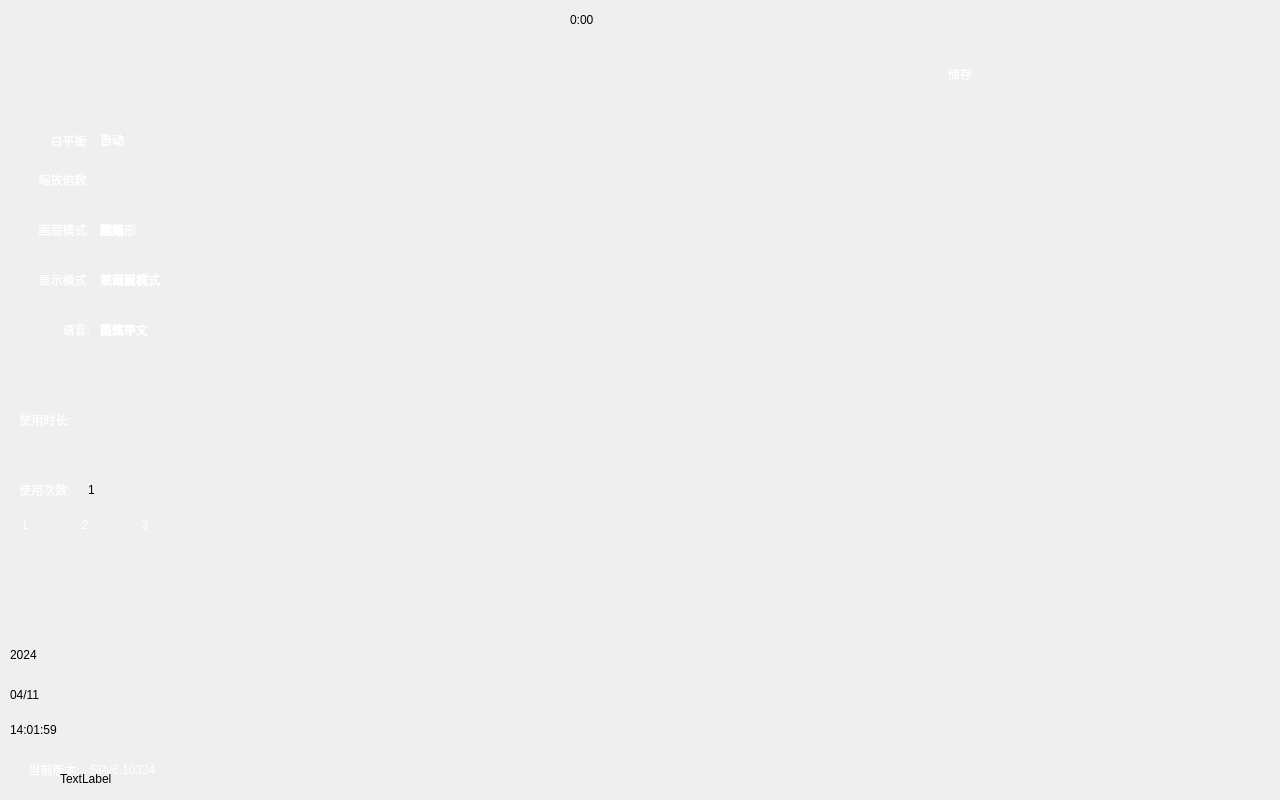
<?xml version="1.0" encoding="UTF-8"?>
<ui version="4.0">
 <class>control_interface</class>
 <widget class="QWidget" name="control_interface">
  <property name="geometry">
   <rect>
    <x>0</x>
    <y>0</y>
    <width>1280</width>
    <height>800</height>
   </rect>
  </property>
  <property name="windowTitle">
   <string>Form</string>
  </property>
  <property name="styleSheet">
   <string notr="true"/>
  </property>
  <widget class="Label_awb" name="label_awb">
   <property name="geometry">
    <rect>
     <x>1120</x>
     <y>0</y>
     <width>160</width>
     <height>80</height>
    </rect>
   </property>
   <property name="styleSheet">
    <string notr="true">background-image: url(:/tu/AWB.png);</string>
   </property>
   <property name="text">
    <string/>
   </property>
  </widget>
  <widget class="Label_freeze" name="label_freeze">
   <property name="geometry">
    <rect>
     <x>1120</x>
     <y>80</y>
     <width>160</width>
     <height>80</height>
    </rect>
   </property>
   <property name="styleSheet">
    <string notr="true">border-image: url(:/tu/Freeze/freeze.png);</string>
   </property>
   <property name="text">
    <string/>
   </property>
  </widget>
  <widget class="Label_photograph" name="label_photograph">
   <property name="geometry">
    <rect>
     <x>1120</x>
     <y>240</y>
     <width>160</width>
     <height>80</height>
    </rect>
   </property>
   <property name="styleSheet">
    <string notr="true">border-image: url(:/tu/takephoto.png);</string>
   </property>
   <property name="text">
    <string/>
   </property>
  </widget>
  <widget class="Label_videoint" name="label_video">
   <property name="geometry">
    <rect>
     <x>1120</x>
     <y>320</y>
     <width>160</width>
     <height>80</height>
    </rect>
   </property>
   <property name="styleSheet">
    <string notr="true">background-image: url(:/tu/rec.png);</string>
   </property>
   <property name="text">
    <string/>
   </property>
  </widget>
  <widget class="Label_ae" name="label_ae">
   <property name="geometry">
    <rect>
     <x>1120</x>
     <y>400</y>
     <width>160</width>
     <height>80</height>
    </rect>
   </property>
   <property name="styleSheet">
    <string notr="true">border-image: url(:/tu/AE/AE1.png);</string>
   </property>
   <property name="text">
    <string/>
   </property>
  </widget>
  <widget class="Label_led" name="label_led">
   <property name="geometry">
    <rect>
     <x>1120</x>
     <y>560</y>
     <width>160</width>
     <height>80</height>
    </rect>
   </property>
   <property name="styleSheet">
    <string notr="true">border-image: url(:/tu/LED/LED1.png);</string>
   </property>
   <property name="text">
    <string/>
   </property>
  </widget>
  <widget class="Label_interface" name="label_interface">
   <property name="geometry">
    <rect>
     <x>1120</x>
     <y>720</y>
     <width>160</width>
     <height>80</height>
    </rect>
   </property>
   <property name="styleSheet">
    <string notr="true">background-image: url(:/tu/maininterface.png);</string>
   </property>
   <property name="text">
    <string/>
   </property>
  </widget>
  <widget class="QLabel" name="label_versions">
   <property name="geometry">
    <rect>
     <x>10</x>
     <y>750</y>
     <width>70</width>
     <height>40</height>
    </rect>
   </property>
   <property name="styleSheet">
    <string notr="true">color: rgb(255, 255, 255);</string>
   </property>
   <property name="text">
    <string>当前版本:</string>
   </property>
   <property name="alignment">
    <set>Qt::AlignRight|Qt::AlignTrailing|Qt::AlignVCenter</set>
   </property>
  </widget>
  <widget class="QLabel" name="label_times">
   <property name="geometry">
    <rect>
     <x>10</x>
     <y>720</y>
     <width>80</width>
     <height>19</height>
    </rect>
   </property>
   <property name="styleSheet">
    <string notr="true"/>
   </property>
   <property name="text">
    <string>14:01:59</string>
   </property>
  </widget>
  <widget class="QLabel" name="label_month_day">
   <property name="geometry">
    <rect>
     <x>10</x>
     <y>680</y>
     <width>90</width>
     <height>30</height>
    </rect>
   </property>
   <property name="styleSheet">
    <string notr="true"/>
   </property>
   <property name="text">
    <string>04/11</string>
   </property>
  </widget>
  <widget class="QLabel" name="label_years">
   <property name="geometry">
    <rect>
     <x>10</x>
     <y>640</y>
     <width>78</width>
     <height>30</height>
    </rect>
   </property>
   <property name="styleSheet">
    <string notr="true"/>
   </property>
   <property name="text">
    <string>2024</string>
   </property>
  </widget>
  <widget class="QLabel" name="labelw_awb">
   <property name="geometry">
    <rect>
     <x>-1</x>
     <y>115</y>
     <width>91</width>
     <height>51</height>
    </rect>
   </property>
   <property name="styleSheet">
    <string notr="true">color: rgb(255, 255, 255);</string>
   </property>
   <property name="text">
    <string>白平衡:</string>
   </property>
   <property name="alignment">
    <set>Qt::AlignRight|Qt::AlignTrailing|Qt::AlignVCenter</set>
   </property>
  </widget>
  <widget class="QLabel" name="labelw_zoom">
   <property name="geometry">
    <rect>
     <x>9</x>
     <y>170</y>
     <width>81</width>
     <height>20</height>
    </rect>
   </property>
   <property name="styleSheet">
    <string notr="true">color: rgb(255, 255, 255);</string>
   </property>
   <property name="text">
    <string>缩放倍数:</string>
   </property>
   <property name="alignment">
    <set>Qt::AlignRight|Qt::AlignTrailing|Qt::AlignVCenter</set>
   </property>
  </widget>
  <widget class="QLabel" name="label_atom">
   <property name="geometry">
    <rect>
     <x>100</x>
     <y>130</y>
     <width>50</width>
     <height>20</height>
    </rect>
   </property>
   <property name="styleSheet">
    <string notr="true">color: rgb(255, 255, 255);</string>
   </property>
   <property name="text">
    <string>手动</string>
   </property>
  </widget>
  <widget class="QLabel" name="labelw_picture">
   <property name="geometry">
    <rect>
     <x>9</x>
     <y>210</y>
     <width>81</width>
     <height>40</height>
    </rect>
   </property>
   <property name="styleSheet">
    <string notr="true">color: rgb(255, 255, 255);</string>
   </property>
   <property name="text">
    <string>画面模式:</string>
   </property>
   <property name="alignment">
    <set>Qt::AlignRight|Qt::AlignTrailing|Qt::AlignVCenter</set>
   </property>
  </widget>
  <widget class="Label_picture_mode" name="label_picture_mode">
   <property name="geometry">
    <rect>
     <x>90</x>
     <y>220</y>
     <width>65</width>
     <height>30</height>
    </rect>
   </property>
   <property name="styleSheet">
    <string notr="true"/>
   </property>
   <property name="text">
    <string/>
   </property>
  </widget>
  <widget class="QLabel" name="labelw_show">
   <property name="geometry">
    <rect>
     <x>10</x>
     <y>260</y>
     <width>80</width>
     <height>40</height>
    </rect>
   </property>
   <property name="styleSheet">
    <string notr="true">color: rgb(255, 255, 255);</string>
   </property>
   <property name="text">
    <string>显示模式:</string>
   </property>
   <property name="alignment">
    <set>Qt::AlignRight|Qt::AlignTrailing|Qt::AlignVCenter</set>
   </property>
  </widget>
  <widget class="Label_display_mode" name="label_display_mode">
   <property name="geometry">
    <rect>
     <x>100</x>
     <y>270</y>
     <width>70</width>
     <height>30</height>
    </rect>
   </property>
   <property name="styleSheet">
    <string notr="true"/>
   </property>
   <property name="text">
    <string/>
   </property>
  </widget>
  <widget class="QLabel" name="labelw_language">
   <property name="geometry">
    <rect>
     <x>10</x>
     <y>320</y>
     <width>80</width>
     <height>20</height>
    </rect>
   </property>
   <property name="styleSheet">
    <string notr="true">color: rgb(255, 255, 255);</string>
   </property>
   <property name="text">
    <string>语言:</string>
   </property>
   <property name="alignment">
    <set>Qt::AlignRight|Qt::AlignTrailing|Qt::AlignVCenter</set>
   </property>
  </widget>
  <widget class="QLabel" name="label_language_c">
   <property name="geometry">
    <rect>
     <x>100</x>
     <y>320</y>
     <width>65</width>
     <height>20</height>
    </rect>
   </property>
   <property name="styleSheet">
    <string notr="true">color: rgb(255, 255, 255);</string>
   </property>
   <property name="text">
    <string>简体中文</string>
   </property>
  </widget>
  <widget class="QLabel" name="labelw_time">
   <property name="geometry">
    <rect>
     <x>10</x>
     <y>400</y>
     <width>70</width>
     <height>40</height>
    </rect>
   </property>
   <property name="styleSheet">
    <string notr="true">color: rgb(255, 255, 255);</string>
   </property>
   <property name="text">
    <string>使用时长:</string>
   </property>
   <property name="alignment">
    <set>Qt::AlignCenter</set>
   </property>
  </widget>
  <widget class="QLabel" name="label_timenum">
   <property name="geometry">
    <rect>
     <x>10</x>
     <y>440</y>
     <width>140</width>
     <height>30</height>
    </rect>
   </property>
   <property name="layoutDirection">
    <enum>Qt::RightToLeft</enum>
   </property>
   <property name="styleSheet">
    <string notr="true"/>
   </property>
   <property name="text">
    <string/>
   </property>
  </widget>
  <widget class="QLabel" name="labelw_number">
   <property name="geometry">
    <rect>
     <x>10</x>
     <y>470</y>
     <width>70</width>
     <height>40</height>
    </rect>
   </property>
   <property name="styleSheet">
    <string notr="true">color: rgb(255, 255, 255);</string>
   </property>
   <property name="text">
    <string>使用次数:</string>
   </property>
   <property name="alignment">
    <set>Qt::AlignCenter</set>
   </property>
  </widget>
  <widget class="QLabel" name="label_use_num">
   <property name="geometry">
    <rect>
     <x>88</x>
     <y>470</y>
     <width>70</width>
     <height>40</height>
    </rect>
   </property>
   <property name="layoutDirection">
    <enum>Qt::RightToLeft</enum>
   </property>
   <property name="styleSheet">
    <string notr="true"/>
   </property>
   <property name="text">
    <string>1</string>
   </property>
  </widget>
  <widget class="QLabel" name="label_b">
   <property name="geometry">
    <rect>
     <x>0</x>
     <y>0</y>
     <width>1280</width>
     <height>800</height>
    </rect>
   </property>
   <property name="styleSheet">
    <string notr="true">background-image: url(:/tu/square.png);</string>
   </property>
   <property name="text">
    <string/>
   </property>
   <property name="alignment">
    <set>Qt::AlignBottom|Qt::AlignLeading|Qt::AlignLeft</set>
   </property>
  </widget>
  <widget class="Label_custom1" name="label_custom1">
   <property name="geometry">
    <rect>
     <x>120</x>
     <y>530</y>
     <width>50</width>
     <height>70</height>
    </rect>
   </property>
   <property name="styleSheet">
    <string notr="true">image: url(:/tu/nofunc.png);</string>
   </property>
   <property name="text">
    <string/>
   </property>
  </widget>
  <widget class="Label_custom2" name="label_custom2">
   <property name="geometry">
    <rect>
     <x>60</x>
     <y>530</y>
     <width>50</width>
     <height>70</height>
    </rect>
   </property>
   <property name="styleSheet">
    <string notr="true">image: url(:/tu/nofunc.png);</string>
   </property>
   <property name="text">
    <string/>
   </property>
  </widget>
  <widget class="Label_custom3" name="label_custom3">
   <property name="geometry">
    <rect>
     <x>0</x>
     <y>530</y>
     <width>50</width>
     <height>70</height>
    </rect>
   </property>
   <property name="styleSheet">
    <string notr="true">image: url(:/tu/nofunc.png);</string>
   </property>
   <property name="text">
    <string/>
   </property>
  </widget>
  <widget class="Label_pump" name="label_pump">
   <property name="geometry">
    <rect>
     <x>1120</x>
     <y>640</y>
     <width>160</width>
     <height>80</height>
    </rect>
   </property>
   <property name="styleSheet">
    <string notr="true">border-image: url(:/tu/Pump/pump0.png);</string>
   </property>
   <property name="text">
    <string/>
   </property>
  </widget>
  <widget class="Label_rotate" name="label_rotate">
   <property name="geometry">
    <rect>
     <x>1120</x>
     <y>160</y>
     <width>160</width>
     <height>80</height>
    </rect>
   </property>
   <property name="styleSheet">
    <string notr="true">border-image: url(:/tu/Rotate/rotate0.png);</string>
   </property>
   <property name="text">
    <string/>
   </property>
  </widget>
  <widget class="Label_store" name="label_store">
   <property name="geometry">
    <rect>
     <x>880</x>
     <y>30</y>
     <width>160</width>
     <height>87</height>
    </rect>
   </property>
   <property name="styleSheet">
    <string notr="true">color: rgb(255, 255, 255);</string>
   </property>
   <property name="text">
    <string>储存</string>
   </property>
   <property name="alignment">
    <set>Qt::AlignCenter</set>
   </property>
  </widget>
  <widget class="Label_frames" name="label_frames">
   <property name="geometry">
    <rect>
     <x>190</x>
     <y>500</y>
     <width>280</width>
     <height>280</height>
    </rect>
   </property>
   <property name="styleSheet">
    <string notr="true"/>
   </property>
   <property name="text">
    <string/>
   </property>
  </widget>
  <widget class="QLabel" name="label_time">
   <property name="geometry">
    <rect>
     <x>570</x>
     <y>5</y>
     <width>140</width>
     <height>30</height>
    </rect>
   </property>
   <property name="text">
    <string>0:00</string>
   </property>
  </widget>
  <widget class="Label_screen_left" name="label_screen_left">
   <property name="geometry">
    <rect>
     <x>185</x>
     <y>30</y>
     <width>425</width>
     <height>395</height>
    </rect>
   </property>
   <property name="styleSheet">
    <string notr="true"/>
   </property>
   <property name="text">
    <string/>
   </property>
  </widget>
  <widget class="Label_screen_right" name="label_screen_right">
   <property name="geometry">
    <rect>
     <x>660</x>
     <y>30</y>
     <width>425</width>
     <height>395</height>
    </rect>
   </property>
   <property name="styleSheet">
    <string notr="true"/>
   </property>
   <property name="text">
    <string/>
   </property>
  </widget>
  <widget class="QLabel" name="label_mtoa">
   <property name="geometry">
    <rect>
     <x>100</x>
     <y>130</y>
     <width>50</width>
     <height>20</height>
    </rect>
   </property>
   <property name="styleSheet">
    <string notr="true">color: rgb(255, 255, 255);</string>
   </property>
   <property name="text">
    <string>自动</string>
   </property>
  </widget>
  <widget class="QLabel" name="label_picture_1">
   <property name="geometry">
    <rect>
     <x>100</x>
     <y>220</y>
     <width>65</width>
     <height>20</height>
    </rect>
   </property>
   <property name="styleSheet">
    <string notr="true">color: rgb(255, 255, 255);</string>
   </property>
   <property name="text">
    <string>初始</string>
   </property>
  </widget>
  <widget class="QLabel" name="label_picture_2">
   <property name="geometry">
    <rect>
     <x>100</x>
     <y>220</y>
     <width>65</width>
     <height>20</height>
    </rect>
   </property>
   <property name="styleSheet">
    <string notr="true">color: rgb(255, 255, 255);</string>
   </property>
   <property name="text">
    <string>圆形</string>
   </property>
  </widget>
  <widget class="QLabel" name="label_picture_3">
   <property name="geometry">
    <rect>
     <x>100</x>
     <y>220</y>
     <width>65</width>
     <height>20</height>
    </rect>
   </property>
   <property name="styleSheet">
    <string notr="true">color: rgb(255, 255, 255);</string>
   </property>
   <property name="text">
    <string>八角形</string>
   </property>
  </widget>
  <widget class="QLabel" name="label_picture_4">
   <property name="geometry">
    <rect>
     <x>100</x>
     <y>220</y>
     <width>65</width>
     <height>20</height>
    </rect>
   </property>
   <property name="styleSheet">
    <string notr="true">color: rgb(255, 255, 255);</string>
   </property>
   <property name="text">
    <string>椭圆</string>
   </property>
  </widget>
  <widget class="QLabel" name="label_picture_5">
   <property name="geometry">
    <rect>
     <x>100</x>
     <y>220</y>
     <width>65</width>
     <height>20</height>
    </rect>
   </property>
   <property name="styleSheet">
    <string notr="true">color: rgb(255, 255, 255);</string>
   </property>
   <property name="text">
    <string>矩形</string>
   </property>
  </widget>
  <widget class="QLabel" name="label_language_ct">
   <property name="geometry">
    <rect>
     <x>100</x>
     <y>320</y>
     <width>65</width>
     <height>20</height>
    </rect>
   </property>
   <property name="styleSheet">
    <string notr="true">color: rgb(255, 255, 255);</string>
   </property>
   <property name="text">
    <string>繁体中文</string>
   </property>
  </widget>
  <widget class="QLabel" name="label_language_e">
   <property name="geometry">
    <rect>
     <x>100</x>
     <y>320</y>
     <width>70</width>
     <height>20</height>
    </rect>
   </property>
   <property name="styleSheet">
    <string notr="true">color: rgb(255, 255, 255);</string>
   </property>
   <property name="text">
    <string>英文</string>
   </property>
  </widget>
  <widget class="Label_display_mode" name="label_display_1">
   <property name="geometry">
    <rect>
     <x>100</x>
     <y>270</y>
     <width>70</width>
     <height>20</height>
    </rect>
   </property>
   <property name="styleSheet">
    <string notr="true">color: rgb(255, 255, 255);</string>
   </property>
   <property name="text">
    <string>单画面模式</string>
   </property>
  </widget>
  <widget class="Label_display_mode" name="label_display_2">
   <property name="geometry">
    <rect>
     <x>100</x>
     <y>270</y>
     <width>70</width>
     <height>20</height>
    </rect>
   </property>
   <property name="styleSheet">
    <string notr="true">color: rgb(255, 255, 255);</string>
   </property>
   <property name="text">
    <string>双画面模式</string>
   </property>
  </widget>
  <widget class="Label_display_mode" name="label_display_3">
   <property name="geometry">
    <rect>
     <x>100</x>
     <y>270</y>
     <width>70</width>
     <height>20</height>
    </rect>
   </property>
   <property name="styleSheet">
    <string notr="true">color: rgb(255, 255, 255);</string>
   </property>
   <property name="text">
    <string>子母模式</string>
   </property>
  </widget>
  <widget class="QLabel" name="label_versions_num">
   <property name="geometry">
    <rect>
     <x>90</x>
     <y>760</y>
     <width>90</width>
     <height>20</height>
    </rect>
   </property>
   <property name="styleSheet">
    <string notr="true">color: rgb(255, 255, 255);</string>
   </property>
   <property name="text">
    <string>SPv6.10324</string>
   </property>
  </widget>
  <widget class="Label_host_led" name="label_host_led">
   <property name="geometry">
    <rect>
     <x>1120</x>
     <y>480</y>
     <width>160</width>
     <height>80</height>
    </rect>
   </property>
   <property name="styleSheet">
    <string notr="true">background-image: url(:/tu/LED/hostled2.png);</string>
   </property>
   <property name="text">
    <string/>
   </property>
  </widget>
  <widget class="QLabel" name="label_1">
   <property name="geometry">
    <rect>
     <x>10</x>
     <y>510</y>
     <width>30</width>
     <height>30</height>
    </rect>
   </property>
   <property name="styleSheet">
    <string notr="true">color: rgb(255, 255, 255);</string>
   </property>
   <property name="text">
    <string>1</string>
   </property>
   <property name="alignment">
    <set>Qt::AlignCenter</set>
   </property>
  </widget>
  <widget class="QLabel" name="label_2">
   <property name="geometry">
    <rect>
     <x>70</x>
     <y>510</y>
     <width>30</width>
     <height>30</height>
    </rect>
   </property>
   <property name="styleSheet">
    <string notr="true">color: rgb(255, 255, 255);</string>
   </property>
   <property name="text">
    <string>2</string>
   </property>
   <property name="alignment">
    <set>Qt::AlignCenter</set>
   </property>
  </widget>
  <widget class="QLabel" name="label_3">
   <property name="geometry">
    <rect>
     <x>130</x>
     <y>510</y>
     <width>30</width>
     <height>30</height>
    </rect>
   </property>
   <property name="styleSheet">
    <string notr="true">color: rgb(255, 255, 255);</string>
   </property>
   <property name="text">
    <string>3</string>
   </property>
   <property name="alignment">
    <set>Qt::AlignCenter</set>
   </property>
  </widget>
  <widget class="QLabel" name="label">
   <property name="geometry">
    <rect>
     <x>60</x>
     <y>770</y>
     <width>67</width>
     <height>17</height>
    </rect>
   </property>
   <property name="text">
    <string>TextLabel</string>
   </property>
  </widget>
  <widget class="QLabel" name="label_zoomnum">
   <property name="geometry">
    <rect>
     <x>100</x>
     <y>170</y>
     <width>25</width>
     <height>30</height>
    </rect>
   </property>
   <property name="text">
    <string>&lt;html&gt;&lt;head/&gt;&lt;body&gt;&lt;p&gt;&lt;br/&gt;&lt;/p&gt;&lt;/body&gt;&lt;/html&gt;</string>
   </property>
  </widget>
  <widget class="QPushButton" name="zoomBtn">
   <property name="geometry">
    <rect>
     <x>130</x>
     <y>160</y>
     <width>31</width>
     <height>41</height>
    </rect>
   </property>
   <property name="styleSheet">
    <string notr="true">border:none;
image: url(:/tu/Video/advance.png);</string>
   </property>
   <property name="text">
    <string/>
   </property>
  </widget>
  <widget class="Label_switch" name="label_switch">
   <property name="geometry">
    <rect>
     <x>60</x>
     <y>50</y>
     <width>50</width>
     <height>50</height>
    </rect>
   </property>
   <property name="styleSheet">
    <string notr="true">border-image: url(:/tu/on.png);</string>
   </property>
   <property name="text">
    <string/>
   </property>
  </widget>
  <widget class="QLabel" name="label_language_x">
   <property name="geometry">
    <rect>
     <x>100</x>
     <y>320</y>
     <width>65</width>
     <height>20</height>
    </rect>
   </property>
   <property name="styleSheet">
    <string notr="true">color: rgb(255, 255, 255);</string>
   </property>
   <property name="text">
    <string>西班牙</string>
   </property>
  </widget>
  <zorder>label_b</zorder>
  <zorder>label_awb</zorder>
  <zorder>label_freeze</zorder>
  <zorder>label_photograph</zorder>
  <zorder>label_video</zorder>
  <zorder>label_ae</zorder>
  <zorder>label_led</zorder>
  <zorder>label_interface</zorder>
  <zorder>label_versions</zorder>
  <zorder>label_times</zorder>
  <zorder>label_month_day</zorder>
  <zorder>label_years</zorder>
  <zorder>labelw_awb</zorder>
  <zorder>labelw_zoom</zorder>
  <zorder>label_atom</zorder>
  <zorder>labelw_picture</zorder>
  <zorder>labelw_show</zorder>
  <zorder>labelw_language</zorder>
  <zorder>label_language_c</zorder>
  <zorder>labelw_time</zorder>
  <zorder>label_timenum</zorder>
  <zorder>labelw_number</zorder>
  <zorder>label_use_num</zorder>
  <zorder>label_custom1</zorder>
  <zorder>label_custom2</zorder>
  <zorder>label_custom3</zorder>
  <zorder>label_pump</zorder>
  <zorder>label_rotate</zorder>
  <zorder>label_store</zorder>
  <zorder>label_frames</zorder>
  <zorder>label_time</zorder>
  <zorder>label_screen_left</zorder>
  <zorder>label_screen_right</zorder>
  <zorder>label_mtoa</zorder>
  <zorder>label_picture_1</zorder>
  <zorder>label_picture_2</zorder>
  <zorder>label_picture_3</zorder>
  <zorder>label_picture_4</zorder>
  <zorder>label_picture_5</zorder>
  <zorder>label_picture_mode</zorder>
  <zorder>label_language_ct</zorder>
  <zorder>label_language_e</zorder>
  <zorder>label_display_1</zorder>
  <zorder>label_display_2</zorder>
  <zorder>label_display_3</zorder>
  <zorder>label_display_mode</zorder>
  <zorder>label_versions_num</zorder>
  <zorder>label_host_led</zorder>
  <zorder>label_1</zorder>
  <zorder>label_2</zorder>
  <zorder>label_3</zorder>
  <zorder>label</zorder>
  <zorder>label_zoomnum</zorder>
  <zorder>zoomBtn</zorder>
  <zorder>label_switch</zorder>
  <zorder>label_language_x</zorder>
 </widget>
 <customwidgets>
  <customwidget>
   <class>Label_interface</class>
   <extends>QLabel</extends>
   <header>control_interface.h</header>
  </customwidget>
  <customwidget>
   <class>Label_freeze</class>
   <extends>QLabel</extends>
   <header>control_interface.h</header>
  </customwidget>
  <customwidget>
   <class>Label_awb</class>
   <extends>QLabel</extends>
   <header>control_interface.h</header>
  </customwidget>
  <customwidget>
   <class>Label_photograph</class>
   <extends>QLabel</extends>
   <header>control_interface.h</header>
  </customwidget>
  <customwidget>
   <class>Label_videoint</class>
   <extends>QLabel</extends>
   <header>control_interface.h</header>
  </customwidget>
  <customwidget>
   <class>Label_ae</class>
   <extends>QLabel</extends>
   <header>control_interface.h</header>
  </customwidget>
  <customwidget>
   <class>Label_led</class>
   <extends>QLabel</extends>
   <header>control_interface.h</header>
  </customwidget>
  <customwidget>
   <class>Label_picture_mode</class>
   <extends>QLabel</extends>
   <header>control_interface.h</header>
  </customwidget>
  <customwidget>
   <class>Label_display_mode</class>
   <extends>QLabel</extends>
   <header>control_interface.h</header>
  </customwidget>
  <customwidget>
   <class>Label_custom1</class>
   <extends>QLabel</extends>
   <header>control_interface.h</header>
  </customwidget>
  <customwidget>
   <class>Label_custom2</class>
   <extends>QLabel</extends>
   <header>control_interface.h</header>
  </customwidget>
  <customwidget>
   <class>Label_custom3</class>
   <extends>QLabel</extends>
   <header>control_interface.h</header>
  </customwidget>
  <customwidget>
   <class>Label_pump</class>
   <extends>QLabel</extends>
   <header>control_interface.h</header>
  </customwidget>
  <customwidget>
   <class>Label_rotate</class>
   <extends>QLabel</extends>
   <header>control_interface.h</header>
  </customwidget>
  <customwidget>
   <class>Label_store</class>
   <extends>QLabel</extends>
   <header>control_interface.h</header>
  </customwidget>
  <customwidget>
   <class>Label_frames</class>
   <extends>QLabel</extends>
   <header>control_interface.h</header>
  </customwidget>
  <customwidget>
   <class>Label_screen_left</class>
   <extends>QLabel</extends>
   <header>control_interface.h</header>
  </customwidget>
  <customwidget>
   <class>Label_screen_right</class>
   <extends>QLabel</extends>
   <header>control_interface.h</header>
  </customwidget>
  <customwidget>
   <class>Label_host_led</class>
   <extends>QLabel</extends>
   <header>control_interface.h</header>
  </customwidget>
  <customwidget>
   <class>Label_switch</class>
   <extends>QLabel</extends>
   <header>control_interface.h</header>
  </customwidget>
 </customwidgets>
 <resources/>
 <connections/>
</ui>
